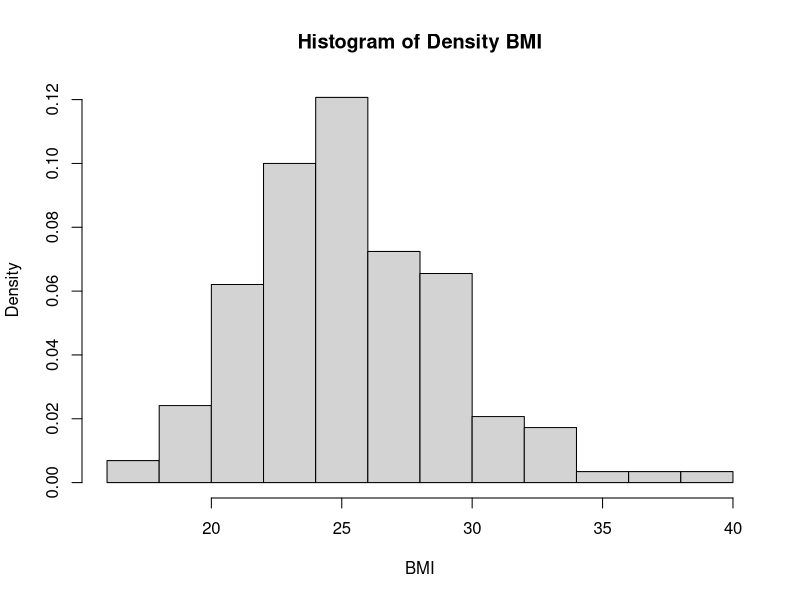
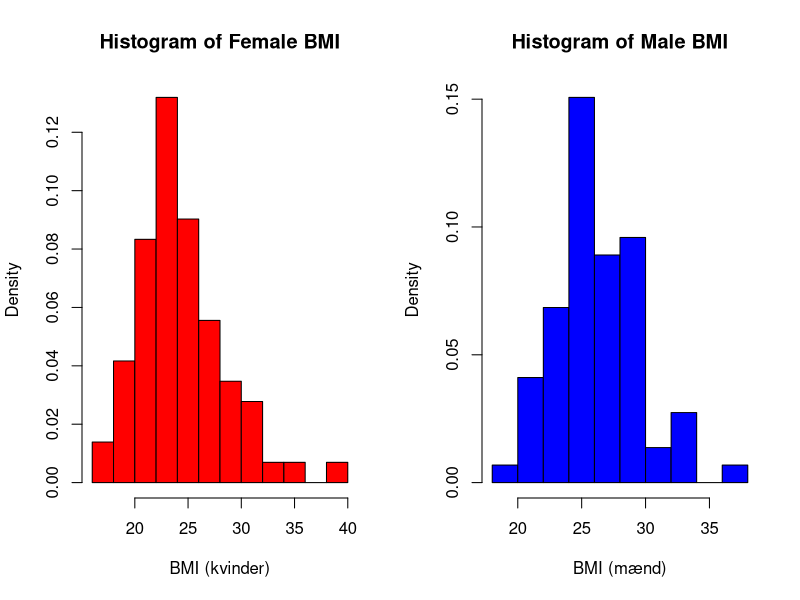
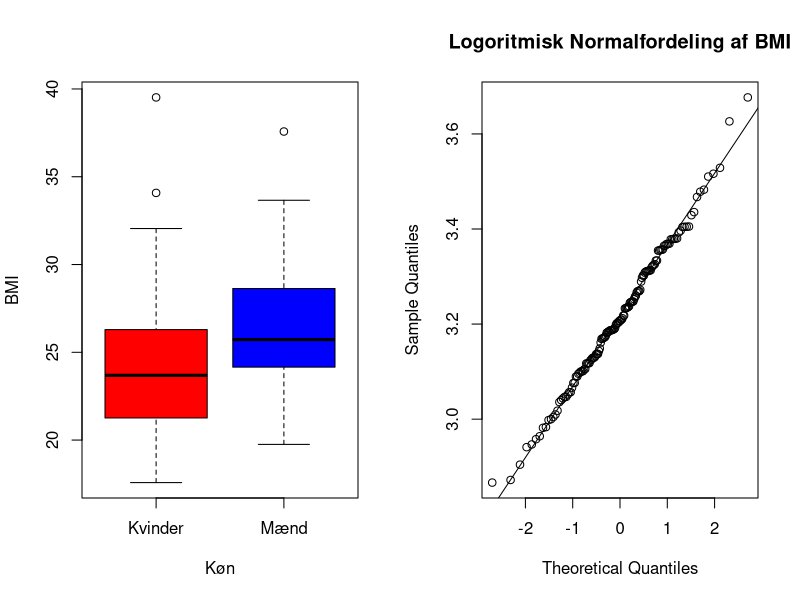
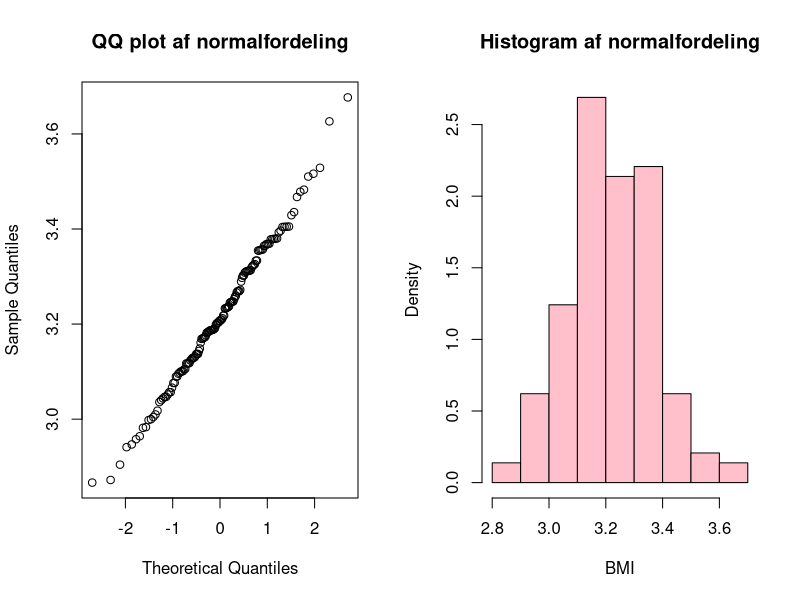
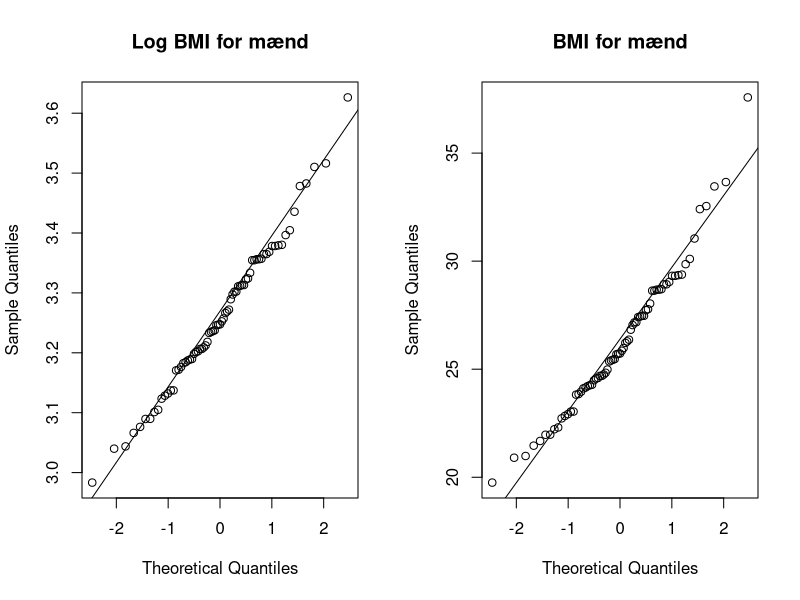
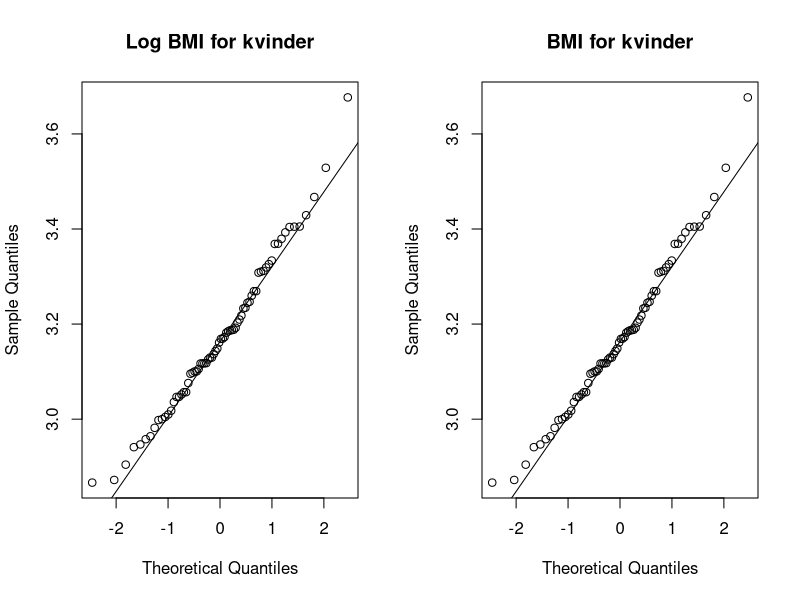

Write R code to recreate these figures, in order. (Note: this script raises an error after producing the figures.)
## ---- chunk 1
## I RStudio kan man nemt sætte working directory med menuen
## "Session -> Set Working Directory -> To Source File Location"
## Bemærk: i R bruges kun "/" til separering i stier
## (altså ingen backslash).
setwd("C:\\Users\\Bruger\\OneDrive\\Skrivebord\\Mapper\\BMI_Projekt\\bmi_projekt")
D <- read.table("bmi1_data.csv", header=TRUE, sep=";", as.is=TRUE)
## ---- chunk 2
## Beregn BMI og tilføj som ny variabel i D
D$bmi <- D$weight/(D$height/100)^2
## ---- chunk 3
hist(D$bmi, main = "Histogram of Density BMI", xlab="BMI", prob=TRUE)
## ---- chunk 4
## Opdel i to deldatasæt (hhv. kvinder og mænd)
Dfemale <- subset(D, gender == 0)
Dmale <- subset(D, gender == 1)
## ---- chunk 5
layout(matrix(c(1,2), 1,2))

hist(Dfemale$bmi, main = "Histogram of Female BMI", xlab="BMI (kvinder)", col = "red", prob=TRUE)
hist(Dmale$bmi, main = "Histogram of Male BMI", xlab="BMI (mænd)", col = "blue" , prob=TRUE)
## ---- chunk 6
## Boxplot af BMI opdelt efter køn
boxplot(Dfemale$bmi, Dmale$bmi, names=c("Kvinder", "Mænd"), 
        xlab="Køn", col=c('red','blue'), ylab="BMI")
## ---- chunk 7
## Ny variabel 'logbmi' med log-transformeret BMI
D$logbmi <- log(D$bmi)
## qq-plot for log-transformeret BMI
qqnorm(D$logbmi, main = "Logoritmisk Normalfordeling af BMI")
qqline(D$logbmi)
## ---- chunk 8
logvarbmi<-var(D$logbmi)
logmeanbmi<-mean(D$logbmi)
## ---- chunk 9
layout(matrix(c(1,2), 1,2))

qqnorm(D$logbmi, main = "QQ plot af normalfordeling")
hist(D$logbmi, main = "Histogram af normalfordeling", xlab = "BMI", prob=TRUE, col = "pink")
## ---- chunk 10
mean(D$logbmi)+(qt(0.975,length(D$logbmi)-1))*(sd(D$logbmi)/sqrt(145))
mean(D$logbmi)-(qt(0.975,length(D$logbmi)-1))*(sd(D$logbmi)/sqrt(145))

exp(mean(D$logbmi))
## ---- chunk 11
n <- length(D$logbmi)
## t værdien bliver beregnet
tobs <- ((mean(D$logbmi)-log(25))/(sd(D$logbmi)/sqrt(n)))
## beregner p-værdien
pvalue <- 2 * (1-pt(abs(tobs), df=n-1))
pvalue
## ---- chunk 12
Dmale$logbmi <- log(Dmale$bmi)
Dfemale$logbmi <- log(Dfemale$bmi)

meanMaleLogBMI <- mean(Dmale$logbmi)
meanFemaleLogBMI <- mean(Dfemale$logbmi)
varMaleLogBMI <- var(Dmale$logbmi)
varFemaleLogBMI <- var(Dfemale$logbmi)
## ---- chunk 13
## Først bliver der lavet 2 nye variabler. logmaleBMI og logfemaleBMI
layout(matrix(c(1,2), 1,2))

qqnorm(Dmale$logbmi, main = "Log BMI for mænd")
qqline(Dmale$logbmi)

qqnorm(Dmale$bmi, main = "BMI for mænd")
qqline(Dmale$bmi)

layout(matrix(c(1,2), 1,2))

qqnorm(Dfemale$logbmi, main = "Log BMI for kvinder")
qqline(Dfemale$logbmi)

qqnorm(Dfemale$logbmi, main = "BMI for kvinder")
qqline(Dfemale$logbmi)

## ---- chunk 14
sd(Dmale$logbmi)
length(Dmale$logbmi)

sd(Dfemale$logbmi)
length(Dfemale$logbmi)

## interval for mænd
PlusMale <- mean(Dmale$logbmi)+(qt(0.975,length(Dmale$logbmi)-1))*(sd(Dmale$logbmi)/sqrt(length(Dmale$logbmi)))
MinusMale <- mean(Dmale$logbmi)-(qt(0.975,length(Dmale$logbmi)-1))*(sd(Dmale$logbmi)/sqrt(length(Dmale$logbmi)))

PlusMale
MinusMale

exp(PlusMale)
exp(MinusMale)

##interval for kvinder 
PlusFemale <- mean(Dfemale$logbmi)+(qt(0.975,length(Dfemale$logbmi)-1))*(sd(Dfemale$logbmi)/sqrt(length(Dfemale$logbmi)))
MinusFemale <- mean(Dfemale$logbmi)-(qt(0.975,length(Dfemale$logbmi)-1))*(sd(Dfemale$logbmi)/sqrt(length(Dfemale$logbmi)))

PlusFemale
MinusFemale

exp(PlusFemale)
exp(MinusFemale)

qt(0.975, length(Dfemale$logbmi)-1)
qt(0.975, length(Dmale$logbmi)-1)

## ---- chunk 15
sdMaleLogBMI <- sd(Dmale$logbmi)
sdFemaleLogBMI <- sd(Dfemale$logbmi)

tobs <- abs(((meanMaleLogBMI-meanFemaleLogBMI)-0)/(sqrt((sdMaleLogBMI^2/length(Dmale$logbmi))+(sdFemaleLogBMI^2/length(Dfemale$logbmi)))))

v <- ((sdMaleLogBMI^2/length(Dmale$logbmi))+(sdFemaleLogBMI^2/length(Dfemale$logbmi)))^2/(((sdMaleLogBMI^2/length(Dmale$logbmi))^2/(length(Dmale$logbmi)-1))+((sdFemaleLogBMI^2/length(Dfemale$logbmi))^2/(length(Dfemale$logbmi)-1)))

tobs
v

2*(1-pt(tobs, v))

## ---- chunk 16
bmiData <- D %>%
  group_by(gender) %>%
  summarize (meanbmi = mean(bmi), sdbmi = sd(bmi), countbmi=n(), sebmi = (sdbmi/(sqrt(countbmi))))

bmiData[["gender"]] <- c("Female", "Male")

bmiPlot <- ggplot(bmiData, aes(x=gender, y=meanbmi, fill=gender)) +
  geom_bar(stat = "identity", position = position_dodge())  +
  geom_errorbar(aes(ymin=meanbmi-sebmi, ymax=meanbmi+sebmi), width = .2) +
  scale_fill_manual(values=c('red','blue'), guide=FALSE) +
  labs(x="Køn", y="BMI") + 
  coord_cartesian(ylim=c(20,27)) +
  theme_classic()

bmiPlot
## ---- chunk 17
Kovarians_bmiWeight <- 1/(length(D$bmi)-1)*sum((D$bmi-mean(D$bmi))*(D$weight-mean(D$weight)))
Kovarians_bmiWeight

Korrelationskeoficient_bmiWeight <- Kovarians_bmiWeight/(sd(D$bmi)*sd(D$weight))
Korrelationskeoficient_bmiWeight

Kovarians_bmifast <- 1/(length(D$bmi)-1)*sum((D$bmi-mean(D$bmi))*(D$fastfood-mean(D$fastfood)))
Kovarians_bmifast

Korrelationskeoficient_bmifast <- Kovarians_bmifast/(sd(D$bmi)*sd(D$fastfood))
Korrelationskeoficient_bmifast

Kovarians_weightfast <- 1/(length(D$weight)-1)*sum((D$weight-mean(D$weight))*(D$fastfood-mean(D$fastfood)))
Kovarians_weightfast

Korrelationskeoficient_weightfast <- Kovarians_weightfast/(sd(D$weight)*sd(D$fastfood))
Korrelationskeoficient_weightfast
## ---- chunk 18
layout(matrix(c(1,2,3), 1,3))

plot(D$bmi, D$weight, main = "Plot Between BMI and Weight", xlab="BMI", ylab = "Weight", pch = 19, frame = FALSE)
plot(D$bmi, D$fastfood, main = "Plot Between BMI and Fastfood", xlab="BMI", ylab = "Fastfood", pch = 19, frame = FALSE)
plot(D$weight, D$fastfood, main = "Plot Between Weight and Fastfood", xlab="Weight", ylab = "Fastfood", pch = 19, frame = FALSE)
## ---- chunk 19
layout(matrix(c(1,2), 1,2))
hist(Dfemale$logbmi, main="Histogram of female log-BMI", xlab="log-BMI", prob=TRUE, col="red")
hist(Dmale$logbmi, main="Histogram of male log-BMI", xlab="log-BMI", prob=TRUE, col="blue")
